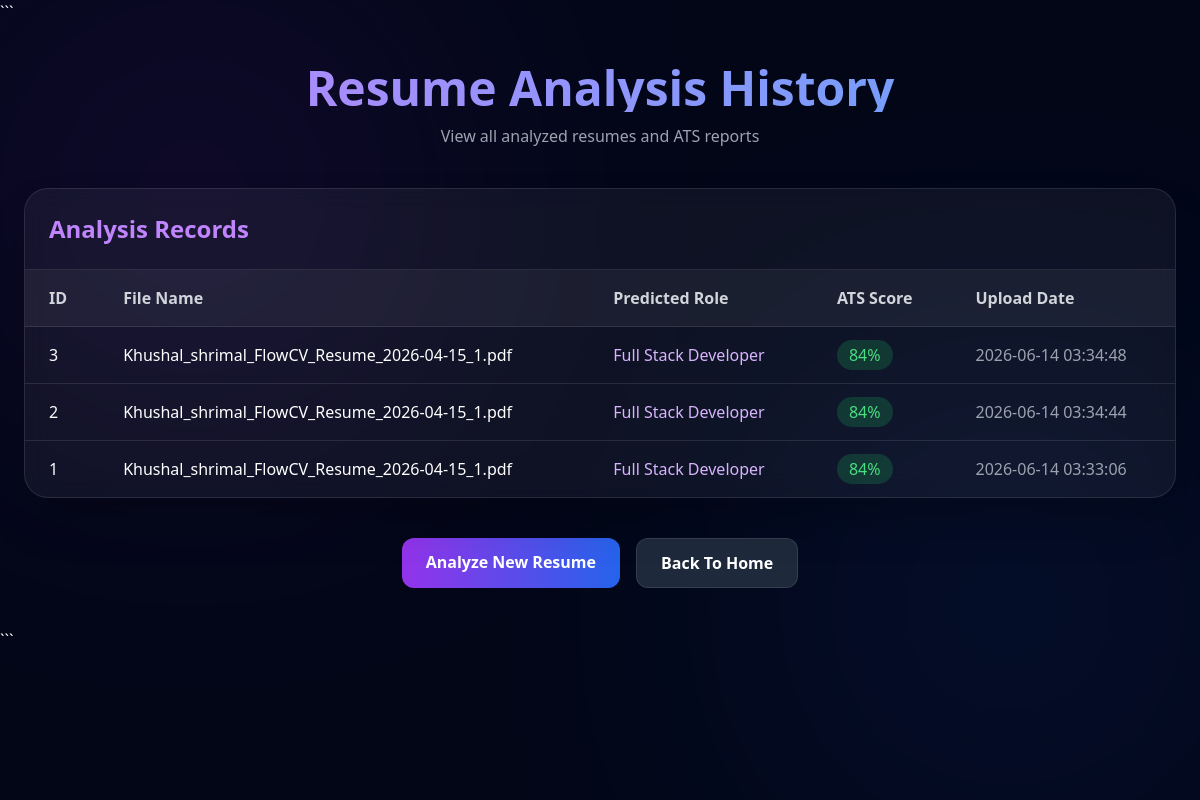
The app's page /history with its own data.
### tables this page shows
CREATE TABLE reports (

    id INTEGER PRIMARY KEY AUTOINCREMENT,

    file_name TEXT,

    predicted_role TEXT,

    ats_score INTEGER,

    matched_skills TEXT,

    missing_skills TEXT,

    upload_date DATETIME DEFAULT CURRENT_TIMESTAMP

);

### app.py (the view)
@app.route("/history")
def history():
    conn = sqlite3.connect(
        "resume_reports.db"
    )
    cursor = conn.cursor()
    cursor.execute("""
    SELECT *
    FROM reports
    ORDER BY id DESC
    """)
    reports = cursor.fetchall()
    conn.close()
    return render_template(
        "history.html",
        reports=reports
    )

### templates/history.html (shortened to what this page needs)
<!DOCTYPE html>
<html lang="en">
<head>
    <script src="https://cdn.tailwindcss.com"></script>
</head>
<body class="bg-slate-950 text-white min-h-screen">
```
<div class="absolute top-0 left-0 w-96 h-96 bg-purple-600 blur-[160px] opacity-20 rounded-full"></div>
<div class="absolute bottom-0 right-0 w-96 h-96 bg-blue-600 blur-[160px] opacity-20 rounded-full"></div>
<div class="relative max-w-7xl mx-auto px-6 py-10">
    <div class="text-center mb-10">
        <h1 class="text-5xl font-bold bg-gradient-to-r from-purple-400 to-blue-400 bg-clip-text text-transparent">
        </h1>
        <p class="text-gray-400 mt-3">
            View all analyzed resumes and ATS reports
        </p>
    </div>
    <div class="bg-white/5 backdrop-blur-md border border-white/10 rounded-3xl overflow-hidden shadow-2xl">
        <div class="p-6 border-b border-white/10">
            <h2 class="text-2xl font-semibold text-purple-400">
                Analysis Records
            </h2>
        </div>
        {% if reports %}
        <div class="overflow-x-auto">
            <table class="w-full">
                <thead>
                    <tr class="bg-white/5">
                        <th class="text-left px-6 py-4 text-gray-300">
                            ID
                        </th>
                        <th class="text-left px-6 py-4 text-gray-300">
                            File Name
                        </th>
                        <th class="text-left px-6 py-4 text-gray-300">
                            Predicted Role
                        </th>
                        <th class="text-left px-6 py-4 text-gray-300">
                            ATS Score
                        </th>
                        <th class="text-left px-6 py-4 text-gray-300">
                            Upload Date
                        </th>
                    </tr>
                </thead>
                <tbody>
                    {% for report in reports %}
                    <tr class="border-t border-white/10 hover:bg-white/5 transition">
                        <td class="px-6 py-4">
                            {{ report[0] }}
                        </td>
                        <td class="px-6 py-4">
                            {{ report[1] }}
                        </td>
                        <td class="px-6 py-4 text-purple-300">
                            {{ report[2] }}
                        </td>
                        <td class="px-6 py-4">
                            {% if report[3] >= 80 %}
                            <span class="bg-green-500/20 text-green-400 px-3 py-1 rounded-full">
                                {{ report[3] }}%
                            </span>
                            {% elif report[3] >= 60 %}
                            <span class="bg-yellow-500/20 text-yellow-400 px-3 py-1 rounded-full">
                                {{ report[3] }}%
                            </span>
                            {% else %}
                            <span class="bg-red-500/20 text-red-400 px-3 py-1 rounded-full">
                                {{ report[3] }}%
                            </span>
                            {% endif %}
                        </td>
                        <td class="px-6 py-4 text-gray-400">
                            {{ report[6] }}
                        </td>
                    </tr>
                    {% endfor %}
                </tbody>
            </table>
        </div>
        {% endif %}
    </div>
    <div class="flex flex-wrap justify-center gap-4 mt-10">
        <a href="/upload"
           class="px-6 py-3 bg-gradient-to-r from-purple-600 to-blue-600 rounded-xl font-semibold hover:scale-105 transition">
            Analyze New Resume
        </a>
        <a href="/"
           class="px-6 py-3 bg-slate-800 border border-white/10 rounded-xl font-semibold hover:bg-slate-700 transition">
            Back To Home
        </a>
    </div>
</div>
```
</body>
</html>

### records on screen
reports: id "3", file_name "Khushal_shrimal_FlowCV_Resume_2026-04-15_1.pdf", predicted_role "Full Stack Developer", ats_score "84", upload_date "2026-06-14 03:34:48"
reports: id "2", file_name "Khushal_shrimal_FlowCV_Resume_2026-04-15_1.pdf", predicted_role "Full Stack Developer", ats_score "84", upload_date "2026-06-14 03:34:44"
reports: id "1", file_name "Khushal_shrimal_FlowCV_Resume_2026-04-15_1.pdf", predicted_role "Full Stack Developer", ats_score "84", upload_date "2026-06-14 03:33:06"
